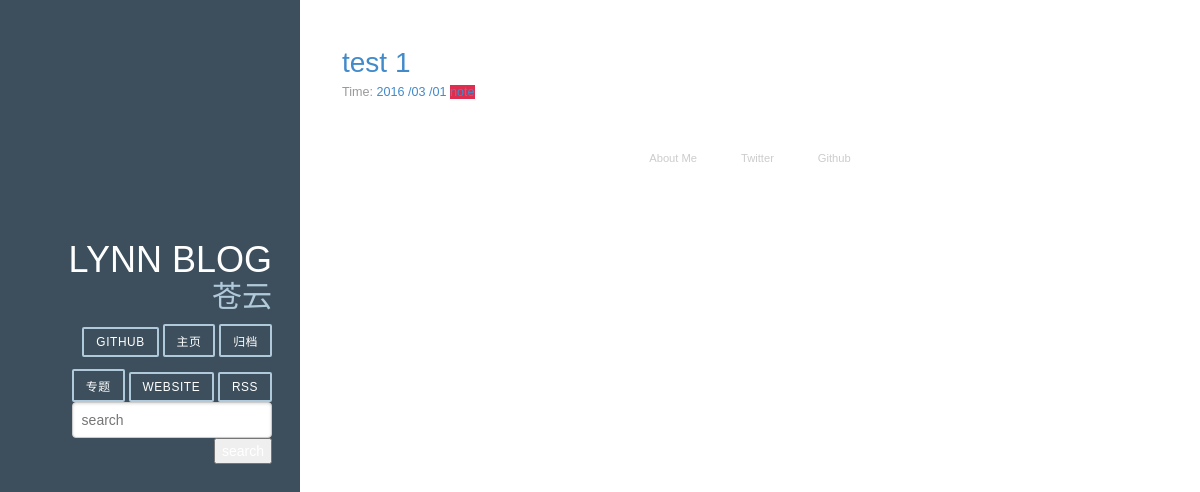
The app's page /search/, older data.
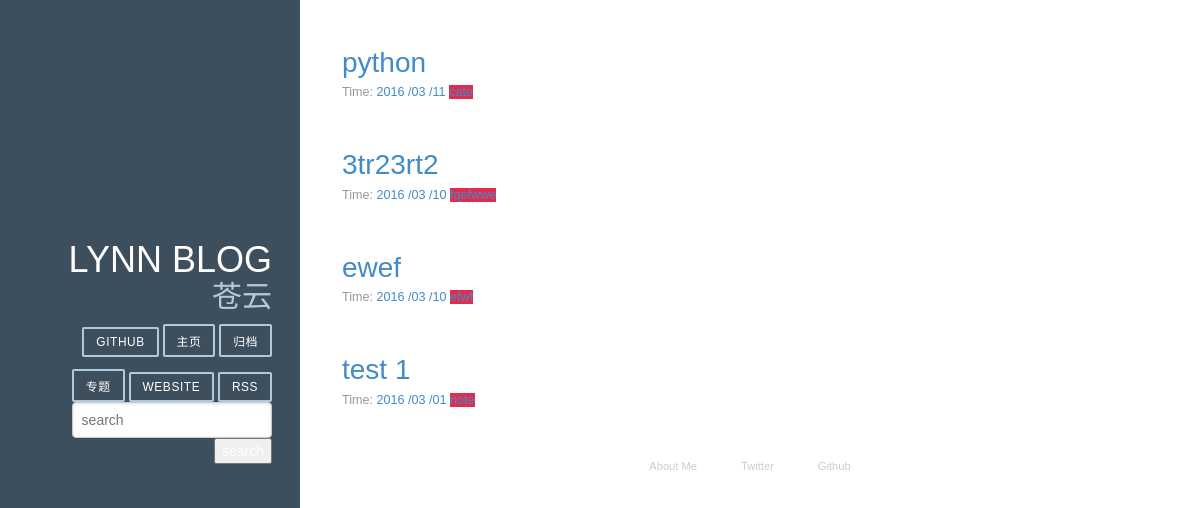
The same page, newer data.
### article/models.py (models this page shows, shortened)
class Article(models.Model):
    TAGS = (('F', 'Feeling'), ('W', 'Working'), ('E', 'Entertainment'))
    title = models.CharField(max_length=100)  # 博客题目
    tag = models.CharField(choices=TAGS, max_length=50, blank=True)
    category = models.CharField(max_length=50, blank=True)  # 博客标签
    date_time = models.DateTimeField(auto_now_add=True)  # 博客日期
    content = models.TextField(blank=True, null=True)  # 博客文字正文
    class Meta:
        ordering = ['-date_time']

### article/views.py (the view)
# urls.py: url(r'^search/$', ArticleSearchView.as_view(), name="blog_search"),
class ArticleSearchView(ListView):
    template_name = "archives.html"
    model = Article
    context_object_name = "post_list"
    def get_queryset(self):
        try:
            s = self.kwargs.get('s', None) or self.request.GET.get('s', None)
        except:
            s = ''
        if s:
            post_list = self.model.objects.filter(title__icontains=s)
        else:
            post_list = self.model.objects.all()
        return post_list

### templates/archives.html
{% extends "base.html" %}
{% block content %}
<div class="posts">
    {% if error %}
        <h2 class="post-title">没有相关文字题目</h2>
    {% else %}
    {% for post in post_list %}
    <section class="post">
        <header class="post-header">
            <h2 class="post-title"><a href="{% url "detail" pk=post.id %}">{{post.title}}</a></h2>
            <p class="post-meta">
                Time: <a class="post-author" href="#">{{ post.date_time | date:" Y /m /d"}}</a>
                <a class="post-category-js" href= "{% url 'blog_search' %}">
                {{ post.category }}</a>
            </p>
        </header>
    </section>
    {% endfor %}
    {% endif %}
</div>
{% endblock %}

Row changes from the older to the newer data that the page shows:
added Article: title "python", date_time "2016 /03 /11", category "cate"
added Article: title "3tr23rt2", date_time "2016 /03 /10", category "fqefwwe"
added Article: title "ewef", date_time "2016 /03 /10", category "efwf"
